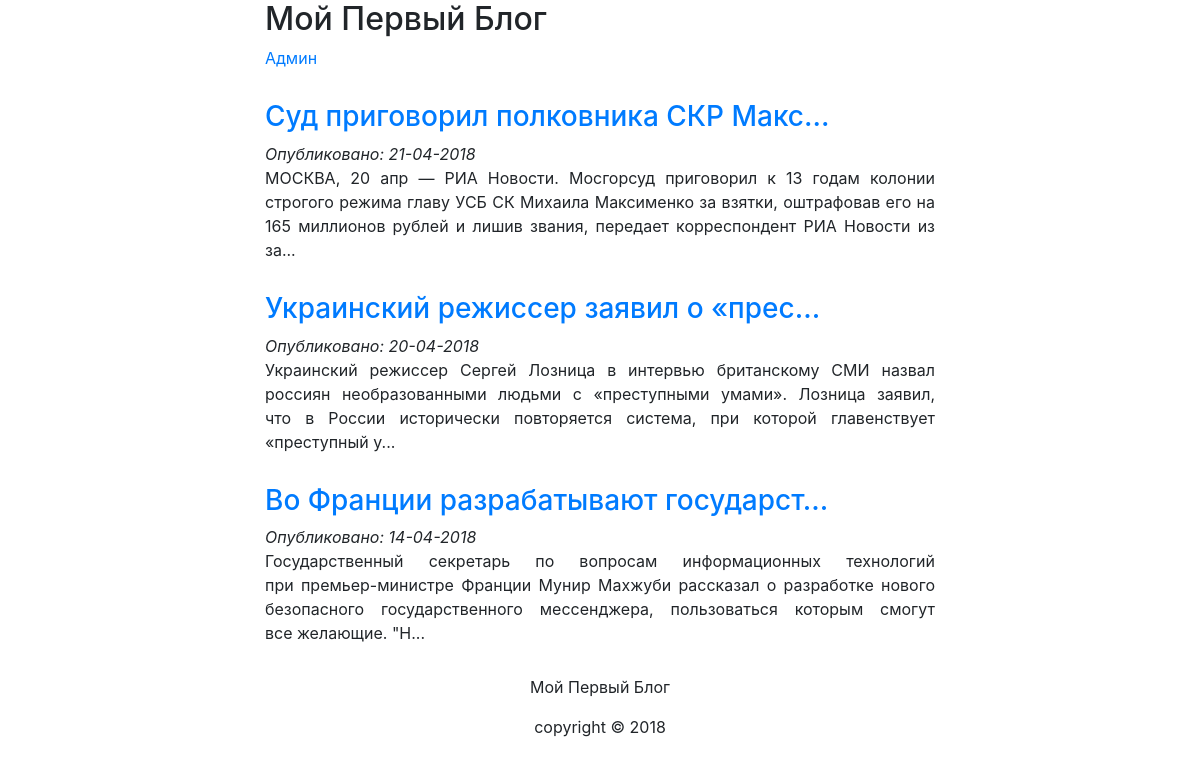
The page / on the database its author committed.
### tables this page shows
CREATE TABLE `articles` (
  `id` smallint(6) NOT NULL,
  `publicationDate` date NOT NULL,
  `title` varchar(255) NOT NULL,
  `summary` text NOT NULL,
  `content` mediumtext NOT NULL
);

### classes/article.php (called while the page is built, shortened)
<?php
	class Article
	{
		public function __construct($data = array())
		{
			if (isset($data["id"])) $this->id = (int) $data["id"];
			if (isset($data["publicationDate"])) $this->publicationDate = (int) $data["publicationDate"];
			if (isset($data["title"])) $this->title = $data["title"];
			if (isset($data["content"])) $this->content = $data["content"];
		}
		public static function getList()
		{
			$db = new PDO(DB_DSN, DB_USERNAME, DB_PASSWORD);
			$sql = "SELECT SQL_CALC_FOUND_ROWS *, UNIX_TIMESTAMP(publicationDate) AS publicationDate FROM articles ORDER BY " . mysql_escape_string("publicationDate DESC");
			$statments = $db->prepare($sql);
			$statments->execute();
			$list = array();
			while($row = $statments->fetch()) {
				$article = new Article($row);
				$list[] = $article;
			}
			$sql = "SELECT FOUND_ROWS() AS totalRows";
			$totalRows = $db->query($sql)->execute();
			return (array("results" => $list, "totalRows" => $totalRows[0]));
		}
	}
?>

### templates/homepage.php (the view)
<?php
	function cut_text($text, $num_letters)
	{
		$num = strlen($text);
		if ($num > $num_letters) {
			$text = mb_substr($text, 0, $num_letters);
			$text .= "...";
		}
		return $text;
	}
?>
<?php require_once "templates/include/header.php"; ?>
			<h2>Мой Первый Блог</h2>
			<div><a href="./admin.php">Админ</a></div>
			<div>
				<?php foreach ($results["articles"] as $article): ?>
				<div class="article">
					<a href=".?action=viewArticle&amp;articleId=<?php echo $article->id ?>"><h3><?php echo cut_text($article->title, 34); ?></h3></a>
					<em>Опубликовано: <?php echo date("d-m-Y", $article->publicationDate) ?></em>
					<p><?php echo cut_text($article->content, 224); ?></p>
				</div>
				<?php endforeach; ?>
			</div>
<?php require_once "templates/include/footer.php"; ?>

### index.php (shortened to what this page needs)
<?php
	$action = (isset($_GET["action"])) ? $_GET["action"] : "";
	switch ($action) {
		default:
			homepage();
			break;
	}
	function homepage()
	{
		$results = array();
		$data = Article::getList();
		$results["articles"] = $data["results"];
		require_once TEMPLATE_PATH . "/homepage.php";
	}
?>

### templates/include/header.php (shortened to what this page needs)
<!DOCTYPE html>
<html>
	<head>
		<link rel="stylesheet" href="https://maxcdn.bootstrapcdn.com/bootstrap/4.0.0/css/bootstrap.min.css">
		<link rel="stylesheet" type="text/css" href="css/style.css">
	</head>
	<body>
		<div class="container">

### templates/include/footer.php
			<footer>
				<p>Мой Первый Блог</p>
				<p>copyright &copy; 2018</p>
			</footer>
		</div>
	</body>
</html>

### css/style.css (style rules this page uses)
.container { width: 700px; }
.article { margin: 30px 0; text-align: justify; }
footer { text-align: center; }

### rows shown on the page
articles: title "Суд приговорил полковника СКР Макс...", publicationDate "21-04-2018", content "МОСКВА, 20 апр — РИА Новости. Мосгорсуд приговорил к 13 годам колонии строгого режима главу УСБ СК Михаила Максименко за взятки, оштрафовав его на 165 миллионов рублей и лишив звания, передает корреспондент РИА Новости из за..."
articles: title "Украинский режиссер заявил о «прес...", publicationDate "20-04-2018", content "Украинский режиссер Сергей Лозница в интервью британскому СМИ назвал россиян необразованными людьми с «преступными умами». Лозница заявил, что в России исторически повторяется система, при которой главенствует «преступный у..."
articles: title "Во Франции разрабатывают государст...", publicationDate "14-04-2018", content "Государственный секретарь по вопросам информационных технологий при премьер-министре Франции Мунир Махжуби рассказал о разработке нового безопасного государственного мессенджера, пользоваться которым смогут все желающие. \"Н..."
